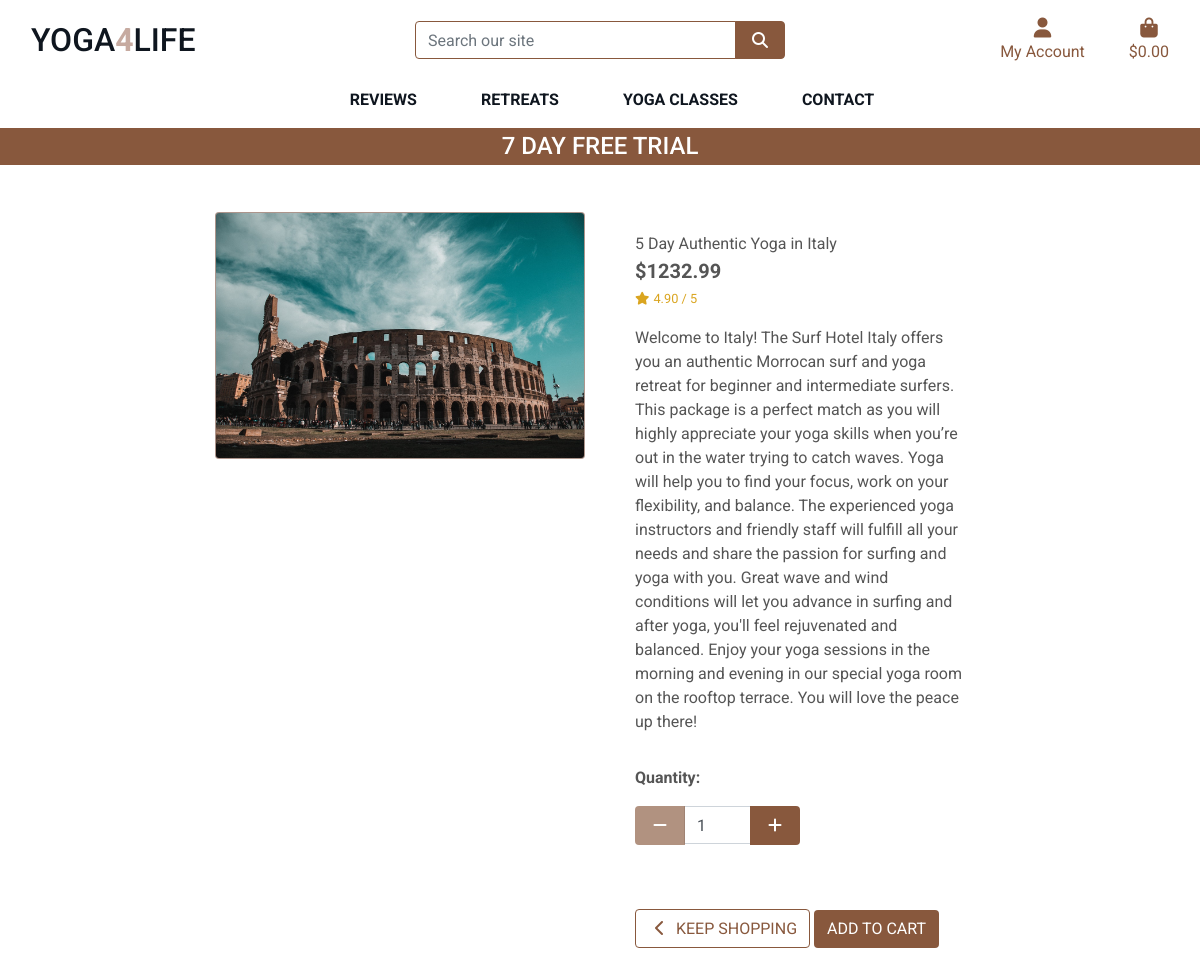
Page /retreats/1/ on the committed database.
### retreats/models.py (models this page shows, shortened)
class Retreat(models.Model):
    category = models.ForeignKey('Category', null=True, blank=True, on_delete=models.SET_NULL)
    sku = models.CharField(max_length=254, null=True, blank=True)
    name = models.CharField(max_length=254)
    description = models.TextField()
    price = models.DecimalField(max_digits=6, decimal_places=2)
    rating = models.DecimalField(max_digits=6, decimal_places=2, null=True, blank=True)
    image_url = models.URLField(max_length=1024, null=True, blank=True)
    image = models.ImageField(null=True, blank=True)

### retreats/views.py (the view)
# urls.py: path('<retreat_id>/', views.retreat_detail, name='retreat_detail'),
def retreat_detail(request, retreat_id):
    retreat = get_object_or_404(Retreat, pk=retreat_id)
    context = {
        'retreat': retreat,
    }
    return render(request, 'retreats/retreat_detail.html', context)

### cart/contexts.py (called while the page is built, shortened)
def cart_contents(request):
    cart_items = []
    total = 0
    product_count = 0
    cart = request.session.get('cart', {})
    grand_total = total
    context = {
        'cart_items': cart_items,
        'total': total,
        'retreat_count': product_count,
        'grand_total': grand_total,
    }
    return context

### retreats/templates/retreats/retreat_detail.html (shortened to what this page needs)
{% extends "base.html" %}
{% load static %}
{% block page_header %}
    <div class="container header-container">
    </div>
{% endblock %}
{% block content %}
   <div class="container-fluid">
        <div class="row">
            <div class="col-12 col-md-6 col-lg-4 offset-lg-2">
                <div class="image-container my-5 card">
                    {% if retreat.image %}
                        <a href="{{ retreat.image.url }}" target="_blank">
                            <img class=" img-fluid" src="{{ retreat.image.url }}" alt="{{ retreat.name }}">
                        </a>
                        {% else %}
                        <a href="">
                            <img class=" img-fluid" src="{{ MEDIA_URL }}noimage.png" alt="{{ retreat.name }}">
                        </a>
                    {% endif %}
                </div>
            </div>
            <div class="col-12 col-md-6 col-lg-4">
                <div class="retreat-details-container mb-5 mt-md-5">
                    <p class="mb-0">{{ retreat.name }}</p>
                    <p class="lead mb-0 text-left font-weight-bold">${{ retreat.price }}</p>
                    {% if retreat.rating %}
                        <small class="text-gold"><i class="fas fa-star mr-1"></i>{{ retreat.rating }} / 5</small>
                    {% else %}
                        <small class="text-gold">No Rating</small>
                    {% endif %}
                    <p class="mt-3">{{ retreat.description }}</p>
                    <form class="form" action="{% url 'add_to_cart' retreat.id 'retreat' %}" method="POST">
                        <div class="form-row">
                            <div class="col-12">
                                <p class="mt-3"><strong>Quantity:</strong></p>
                                <div class="form-group w-50">
                                    <div class="input-group">
                                        <div class="input-group-prepend">
                                            <button class="decrement-qty btn btn-brown rounded-1"
                                                data-item_id="{{ retreat.id }}" id="decrement-qty_{{ retreat.id }}">
                                                <span class="icon">
                                                    <i class="fas fa-minus"></i>
                                                </span>
                                            </button>
                                        </div>
                                        <input class="form-control qty_input" type="number" name="quantity" value="1" min="1" max="99" data-item_id="{{ retreat.id }}" id="id_qty_{{ retreat.id }}">
                                        <div class="input-group-append">
                                            <button class="increment-qty btn btn-brown rounded-1"
                                                data-item_id="{{ retreat.id }}" id="increment-qty_{{ retreat.id }}">
                                                <span class="icon">
                                                    <i class="fas fa-plus"></i>
                                                </span>
                                            </button>
                                        </div>
                                    </div>
                                </div>
                            </div>
                            <div class="col-12">
                                <a href="{% url 'retreats' %}" class="btn btn-outline-brown rounded-1 mt-5">
                                    <span class="icon">
                                        <i class="fas fa-chevron-left"></i>
                                    </span>
                                    <span class="text-uppercase">Keep Shopping</span>
                                </a>
                                <input type="submit" class="btn btn-brown rounded-1 text-uppercase mt-5" value="Add to cart">
                            </div>
                        </div>
                    </form>
                </div>
            </div>
        </div>
    </div>
    {% endblock %}

### static/css/base.css (style rules this page uses)
html { height: 100%; }
body { height: calc(100vh - 164px); color: #555; font-family: 'Roboto', sans-serif; }
.icon { align-items: center; display: inline-flex; justify-content: center; height: 1.5rem; width: 1.5rem; }
.btn-brown { background: #88583d; color: white; }
.btn-outline-brown { background: rgba(255, 255, 255, 0); color: #88583d !important; border: 1px solid #88583d; }
.text-gold { color: goldenrod !important; }
.card { color: white; background-color:#c6aaa0; border-radius: 4px; overflow: hidden; }
.retreat-details-container { padding: 20px; }
@media (min-width: 1200px) { .container { max-width: 80%; } }
@media (min-width: 992px) { .header-container { padding-top: 164px; } }

### rows in the picture
Retreat: image (picture), name "5 Day Authentic Yoga in Italy", price "1232.99", rating "4.90", description "Welcome to Italy! The Surf Hotel Italy offers you an authentic Morrocan surf and yoga retreat for beginner and intermediate surfers. This package is a perfect match as you will highly appreciate your yoga skills when you’re out in the water trying to catch waves. Yoga will help you to find your focus, work on your flexibility, and balance. The experienced yoga instructors and friendly staff will fulfill all your needs and share the passion for surfing and yoga with you. Great wave and wind conditions will let you advance in surfing and after yoga, you'll feel rejuvenated and balanced. Enjoy your yoga sessions in the morning and evening in our special yoga room on the rooftop terrace. You…", quantity "1"
